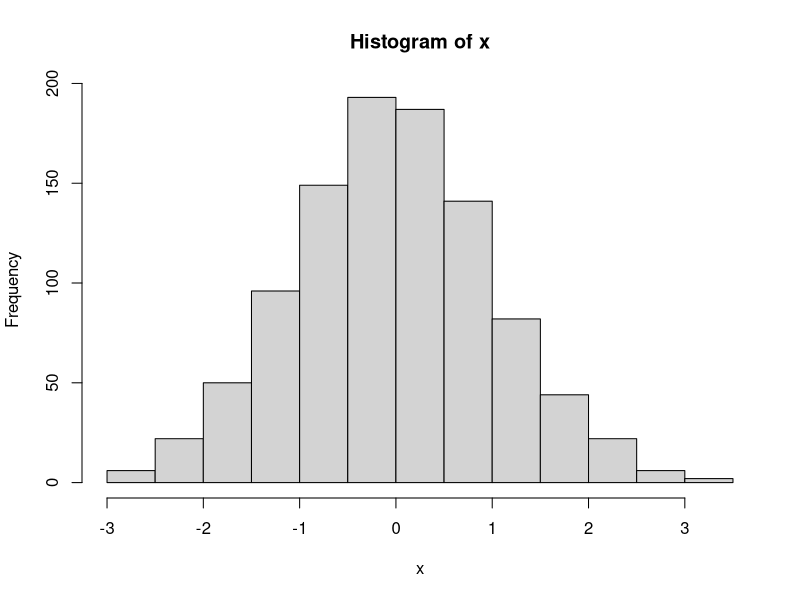
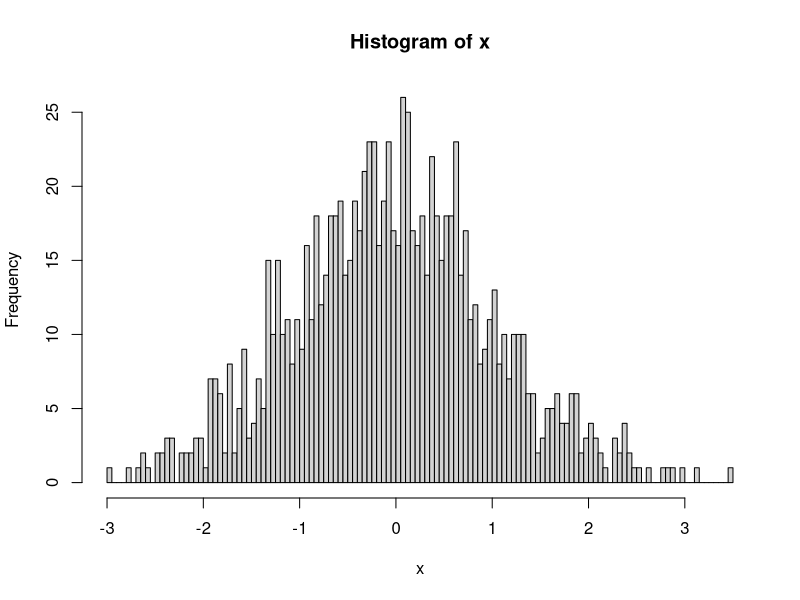
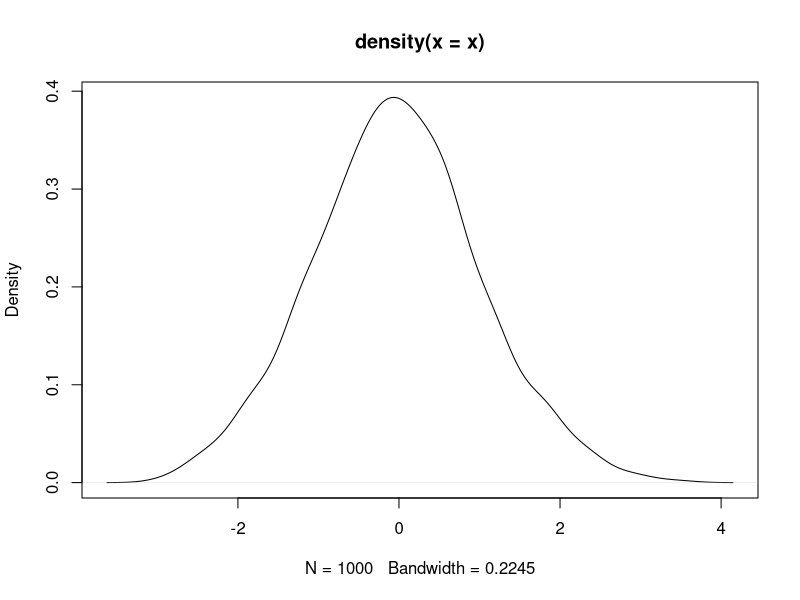
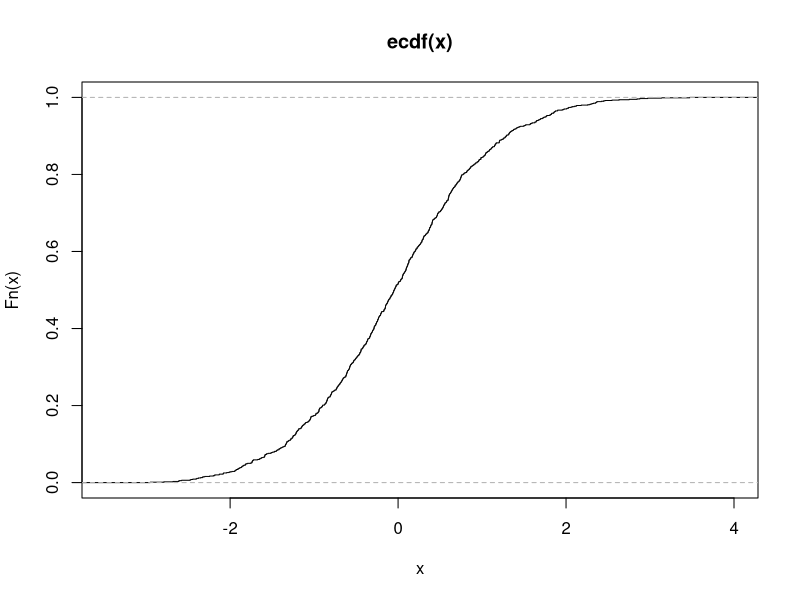
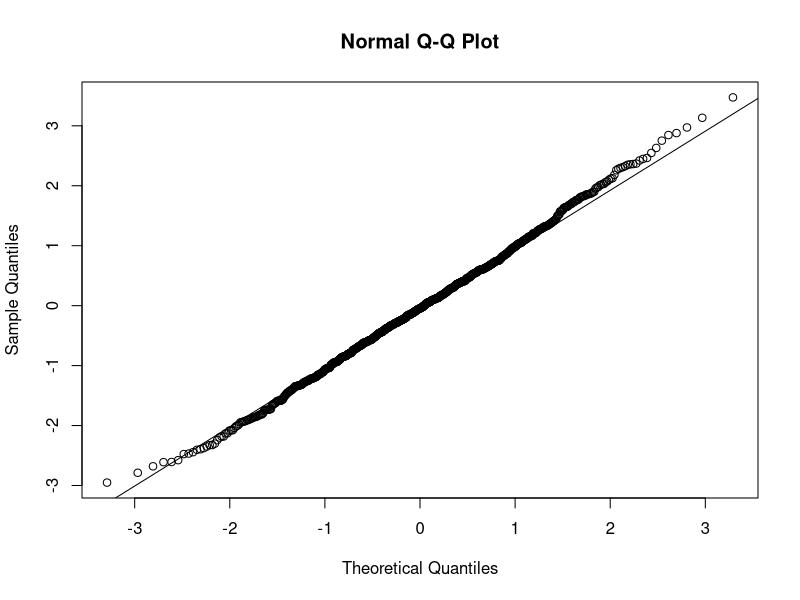
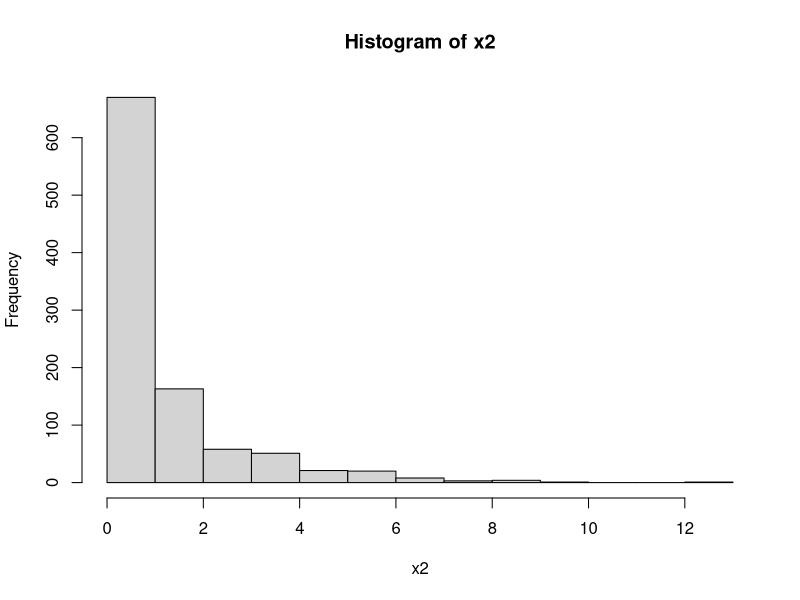
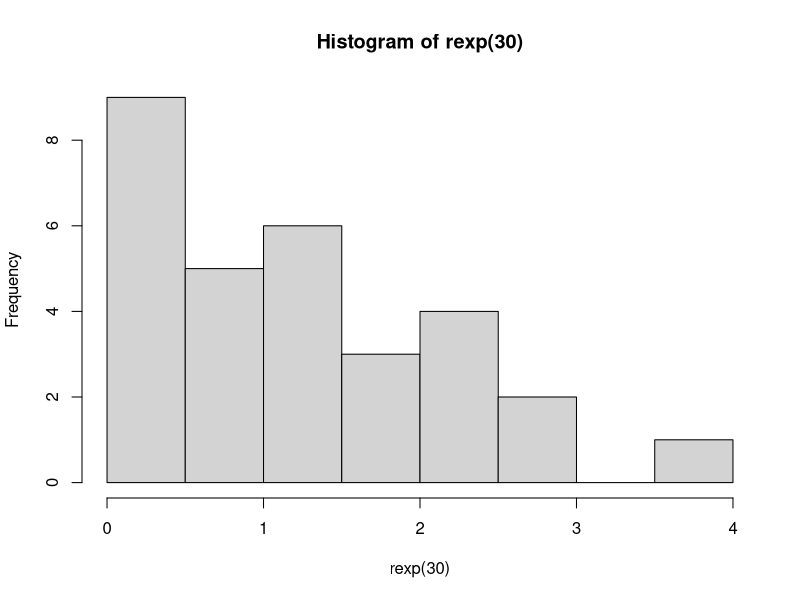
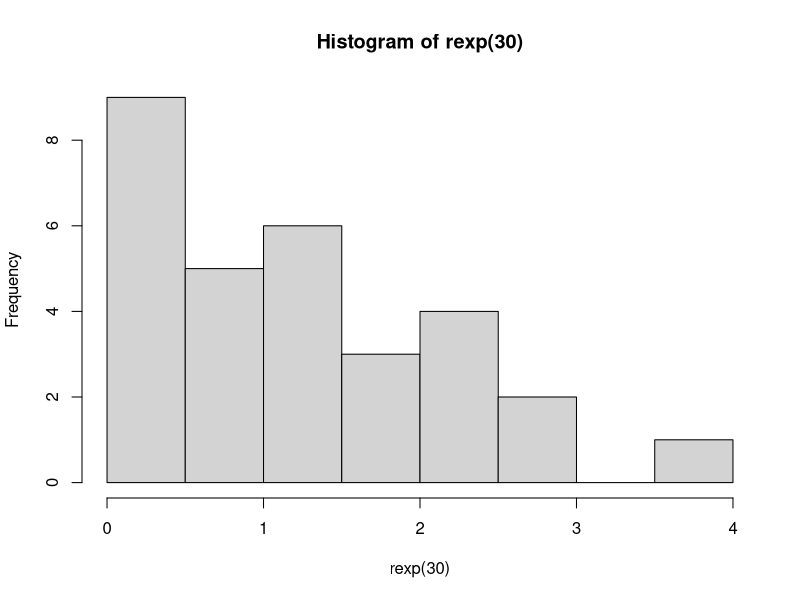

The R source for these figures, in order:
x <- rnorm(1000)
hist(x)
hist(x, breaks = 100)
plot(density(x))
plot(ecdf(x))
qqnorm(x)
qqline(x)

# null hypothesis is that the underlying distribution of x is normal distribution
shapiro.test(x)
x2 <- x**2
hist(x2)
shapiro.test(x2)    # p-value is significant, so we reject the null hypothesis

# null hypothesis is that the two distributions are identical
ks.test(x, x2)
ks.test(x,pnorm)    # the power of shapiro test of testing normality is better
ks.test(x,pexp)

# exponential distribution
plot(hist(rexp(30)))
plot(hist(rexp(3000), breaks = 100))
